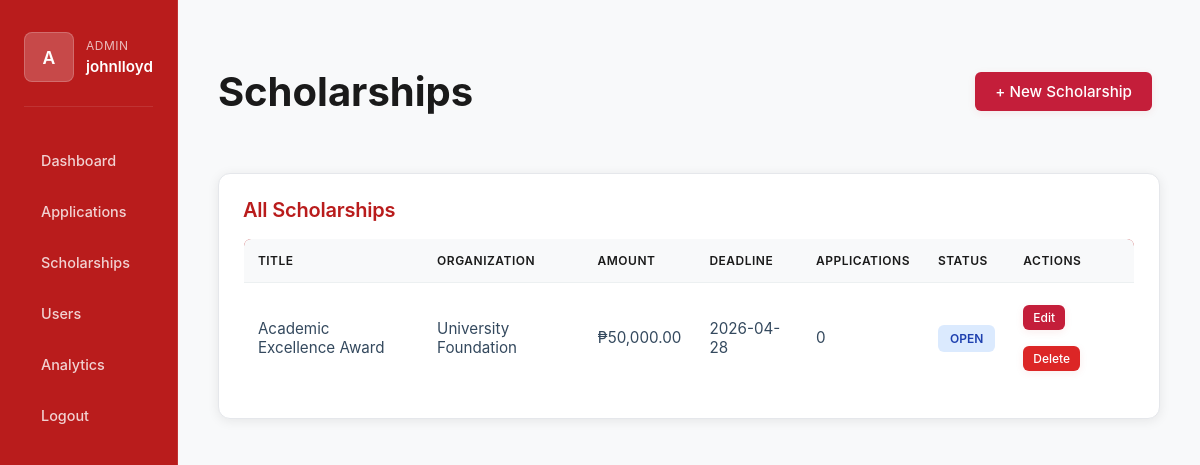
The page /admin/scholarships.php (signed in) on the database its author committed.
### tables this page shows
CREATE TABLE `scholarships` (
  `id` int(11) NOT NULL,
  `title` varchar(255) NOT NULL,
  `description` text NOT NULL,
  `organization` varchar(150) NOT NULL,
  `eligibility_requirements` text DEFAULT NULL,
  `renewal_requirements` text DEFAULT NULL,
  `amount` decimal(12,2) NOT NULL CHECK (`amount` > 0),
  `deadline` date NOT NULL,
  `status` enum('open','closed','cancelled') DEFAULT 'open',
  `created_by` int(11) NOT NULL,
  `created_at` datetime DEFAULT current_timestamp(),
  `updated_at` datetime DEFAULT current_timestamp() ON UPDATE current_timestamp()
);

### helpers/SecurityHelper.php (called while the page is built, shortened)
<?php
function sanitizeString($string) {
    return htmlspecialchars(trim($string), ENT_QUOTES, 'UTF-8');
}

### admin/scholarships.php (the view, shortened to what this page needs)
<?php
require_once __DIR__ . '/../helpers/SecurityHelper.php';
$pdo = getPDO();
$action = $_GET['action'] ?? '';
$scholarships = $pdo->query("
    SELECT s.*, COUNT(a.id) as app_count
    FROM scholarships s
    LEFT JOIN applications a ON a.scholarship_id = s.id
    GROUP BY s.id
    ORDER BY s.created_at DESC
")->fetchAll(PDO::FETCH_ASSOC) ?: [];
$editing = null;
?>
<!DOCTYPE html>
<html lang="en">
<head>
    <link rel="stylesheet" href="../assets/style.css">
    <link rel="stylesheet" href="../member/dashboard.css">
</head>
<body>
    <div class="dashboard-app">
        <aside class="sidebar">
            <div class="profile">
                <div class="avatar">A</div>
                <div>
                    <div class="welcome">Admin</div>
                    <div class="username"><?php echo htmlspecialchars($_SESSION['user']['username']); ?></div>
                </div>
            </div>
            <nav>
                <a href="dashboard.php">Dashboard</a>
                <a href="applications.php">Applications</a>
                <a href="scholarships.php">Scholarships</a>
                <a href="users.php">Users</a>
                <a href="analytics.php">Analytics</a>
                <a href="../auth/logout.php">Logout</a>
            </nav>
        </aside>
        <main class="main">
            <div class="scholarships-container">
        <?php if ($action === 'edit' && $editing): ?>
            <div class="edit-form">
                <h2>Edit Scholarship</h2>
                <form method="POST">
                    <input type="hidden" name="csrf_token" value="<?= generateCSRFToken() ?>">
                    <input type="hidden" name="action" value="update">
                    <input type="hidden" name="id" value="<?= $editing['id'] ?>">
                    <div class="form-row">
                        <div class="form-group">
                            <label>Title</label>
                            <input type="text" name="title" value="<?= sanitizeString($editing['title']) ?>" required>
                        </div>
                        <div class="form-group">
                            <label>Organization</label>
                            <input type="text" name="organization" value="<?= sanitizeString($editing['organization'] ?? '') ?>">
                        </div>
                    </div>
                    <div class="form-group">
                        <label>Description</label>
                        <textarea name="description" required><?= sanitizeString($editing['description'] ?? '') ?></textarea>
                    </div>
                    <div class="form-group">
                        <label>Eligibility Requirements</label>
                        <textarea name="eligibility_requirements"><?= sanitizeString($editing['eligibility_requirements'] ?? '') ?></textarea>
                    </div>
                    <div class="form-group">
                        <label>Renewal Requirements</label>
                        <textarea name="renewal_requirements"><?= sanitizeString($editing['renewal_requirements'] ?? '') ?></textarea>
                    </div>
                    <div class="form-row">
                        <div class="form-group">
                            <label>Amount (₱)</label>
                            <input type="number" name="amount" step="0.01" value="<?= $editing['amount'] ?? 0 ?>">
                        </div>
                        <div class="form-group">
                            <label>Deadline</label>
                            <input type="date" name="deadline" value="<?= $editing['deadline'] ?? '' ?>" required>
                        </div>
                    </div>
                    <div class="form-group">
                        <label>Status</label>
                        <select name="status" required>
                            <option value="open" <?= $editing['status'] === 'open' ? 'selected' : '' ?>>Open</option>
                            <option value="closed" <?= $editing['status'] === 'closed' ? 'selected' : '' ?>>Closed</option>
                            <option value="cancelled" <?= $editing['status'] === 'cancelled' ? 'selected' : '' ?>>Cancelled</option>
                        </select>
                    </div>
                    <button type="submit" class="btn btn-success">Update Scholarship</button>
                    <a href="scholarships.php" class="btn btn-secondary">Cancel</a>
                </form>
            </div>
        <?php else: ?>
            <div class="header">
                <h1>Scholarships</h1>
                <button class="btn btn-primary" onclick="document.getElementById('newForm').style.display = 'block'">+ New Scholarship</button>
            </div>
            <div class="panel">
                <h3>All Scholarships</h3>
                <?php if (!empty($scholarships)): ?>
                    <div class="table-responsive">
                    <table class="table">
                        <thead>
                            <tr>
                                <th>Title</th>
                                <th>Organization</th>
                                <th>Amount</th>
                                <th>Deadline</th>
                                <th>Applications</th>
                                <th>Status</th>
                                <th>Actions</th>
                            </tr>
                        </thead>
                        <tbody>
                            <?php foreach ($scholarships as $sch): ?>
                                <tr>
                                    <td><?= sanitizeString($sch['title']) ?></td>
                                    <td><?= sanitizeString($sch['organization'] ?? 'N/A') ?></td>
                                    <td>₱<?= number_format($sch['amount'] ?? 0, 2) ?></td>
                                    <td><?= $sch['deadline'] ?? 'N/A' ?></td>
                                    <td><?= $sch['app_count'] ?? 0 ?></td>
                                    <td><span class="status-badge status-<?= $sch['status'] ?>"><?= $sch['status'] ?></span></td>
                                    <td>
                                        <a href="?action=edit&id=<?= $sch['id'] ?>" class="btn btn-primary" style="padding: 5px 10px; font-size: 12px;">Edit</a>
                                        <form style="display: inline;" method="POST" onsubmit="return confirm('Delete this scholarship?');">
                                            <button type="submit" class="btn btn-danger" style="padding: 5px 10px; font-size: 12px;">Delete</button>
                                        </form>
                                    </td>
                                </tr>
                            <?php endforeach; ?>
                        </tbody>
                    </table>
                    </div>
                <?php else: ?>
                    <p>No scholarships created yet.</p>
                <?php endif; ?>
            </div>
        <?php endif; ?>
            </div>
        </main>
    </div>
</body>
</html>

### assets/style.css (style rules this page uses)
.panel { background: #fff; padding: 2rem; border-radius: 16px; border: 1px solid #e5e7eb; box-shadow: 0 6px 24px rgba(185,28,28,0.08); transition: box-shadow 0.2s, border-color 0.2s; }
.panel h3 { color: #b71c1c; font-size: 1.35rem; font-weight: 700; margin-bottom: 1rem; letter-spacing: -0.01em; }
.panel h3 { margin-top: 0; margin-bottom: 1rem; color: #b91c1c; font-size: 1.35rem; font-weight: 700; letter-spacing: -0.01em; }
.btn { display: inline-block; padding: 0.9rem 2rem; border-radius: 8px; border: none; background: var(--primary); color: #fff; font-weight: 600; font-size: 1rem; cursor: pointer; box-shadow: 0 2px 8px rgba(185,28,28,0.08); transition: background 0.2s, box-shadow 0.2s, transform 0.2s; font-family: inherit; margin: 0.5rem 0.5rem 0.5rem 0; }
h1 { font-size: 2.5rem; font-weight: 700; }
h3 { font-size: 1.5rem; font-weight: 600; }

### member/dashboard.css (style rules this page uses)
:root { --bg: #fef2f2; --card: #ffffff; --muted: #6b7280; --primary: #b91c1c; --primary-light: #dc2626; --accent: #ef4444; --border: #e5e7eb; --text-primary: #111827; --text-secondary: #6b7280; }
body { background: var(--bg); font-family: 'Inter', -apple-system, BlinkMacSystemFont, 'Segoe UI', sans-serif; color: var(--text-primary); margin: 0; padding: 0; -webkit-font-smoothing: antialiased; -moz-osx-font-smoothing: grayscale; }
.dashboard-app { min-height: 100vh; display: grid; grid-template-columns: 260px 1fr; }
.sidebar { background: var(--primary); color: white; padding: 2rem 1.5rem; border-right: 1px solid rgba(255, 255, 255, 0.1); position: sticky; top: 0; height: 100vh; overflow-y: auto; }
.profile { display: flex; align-items: center; gap: 0.75rem; margin-bottom: 2rem; padding-bottom: 1.5rem; border-bottom: 1px solid rgba(255, 255, 255, 0.1); }
.avatar { width: 48px; height: 48px; border-radius: 8px; background: rgba(255, 255, 255, 0.2); display: flex; align-items: center; justify-content: center; font-weight: 600; font-size: 1.1rem; color: white; border: 1px solid rgba(255, 255, 255, 0.2); }
.welcome { font-size: 0.75rem; color: rgba(255, 255, 255, 0.7); text-transform: uppercase; letter-spacing: 0.5px; margin-bottom: 0.25rem; }
.username { font-weight: 600; font-size: 0.95rem; color: white; }
.sidebar nav { margin-top: 1rem; }
.sidebar a { display: block; color: rgba(255, 255, 255, 0.8); padding: 0.75rem 1rem; border-radius: 6px; text-decoration: none; margin-bottom: 0.5rem; font-size: 0.9rem; font-weight: 500; transition: all 0.2s ease; border: 1px solid transparent; }
.main { padding: 2rem 2.5rem; max-width: 1400px; width: 100%; }
.panel { background: var(--card); padding: 1.5rem; border-radius: 8px; border: 1px solid var(--border); transition: all 0.2s ease; }
.panel h3 { margin-top: 0; margin-bottom: 1rem; color: var(--primary); font-size: 1.25rem; font-weight: 600; }
.btn { display: inline-block; padding: 0.75rem 1.5rem; border-radius: 6px; border: none; background: var(--primary); color: white; text-decoration: none; font-weight: 500; font-size: 0.95rem; cursor: pointer; transition: all 0.2s ease; font-family: inherit; }
table { width: 100%; border-collapse: collapse; background: var(--card); border-radius: 8px; overflow: hidden; border: 1px solid var(--border); }
table thead { background: var(--primary); color: white; }
table th { padding: 1rem; text-align: left; font-weight: 600; font-size: 0.9rem; text-transform: uppercase; letter-spacing: 0.5px; }
table td { padding: 1rem; border-top: 1px solid var(--border); color: var(--text-primary); font-size: 0.95rem; }

### rows shown on the page
scholarships: title "Academic Excellence Award", organization "University Foundation", amount "50,000.00", deadline "2026-04-28", app_count "0", status "OPEN"

### other values the page prints
$_SESSION['user']['username'] "johnlloyd"
